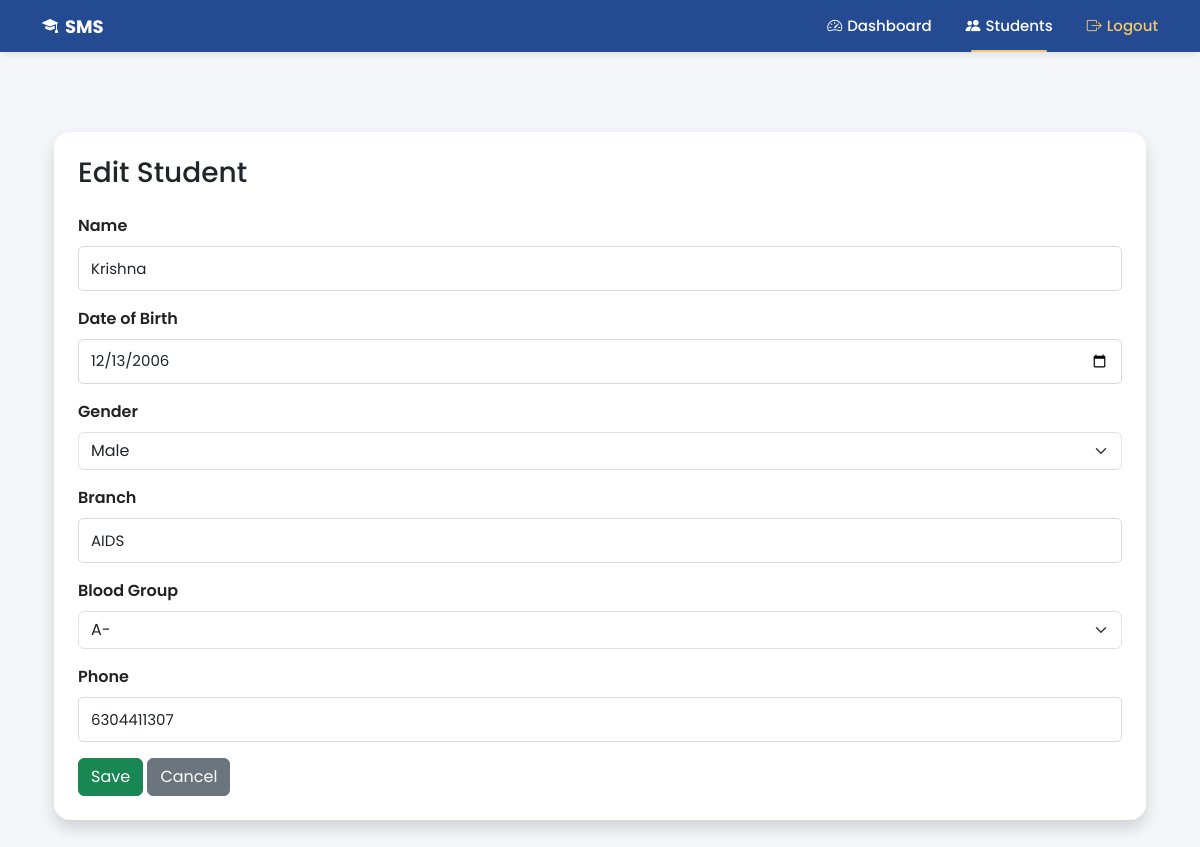
The app's page /edit/1/, older data.
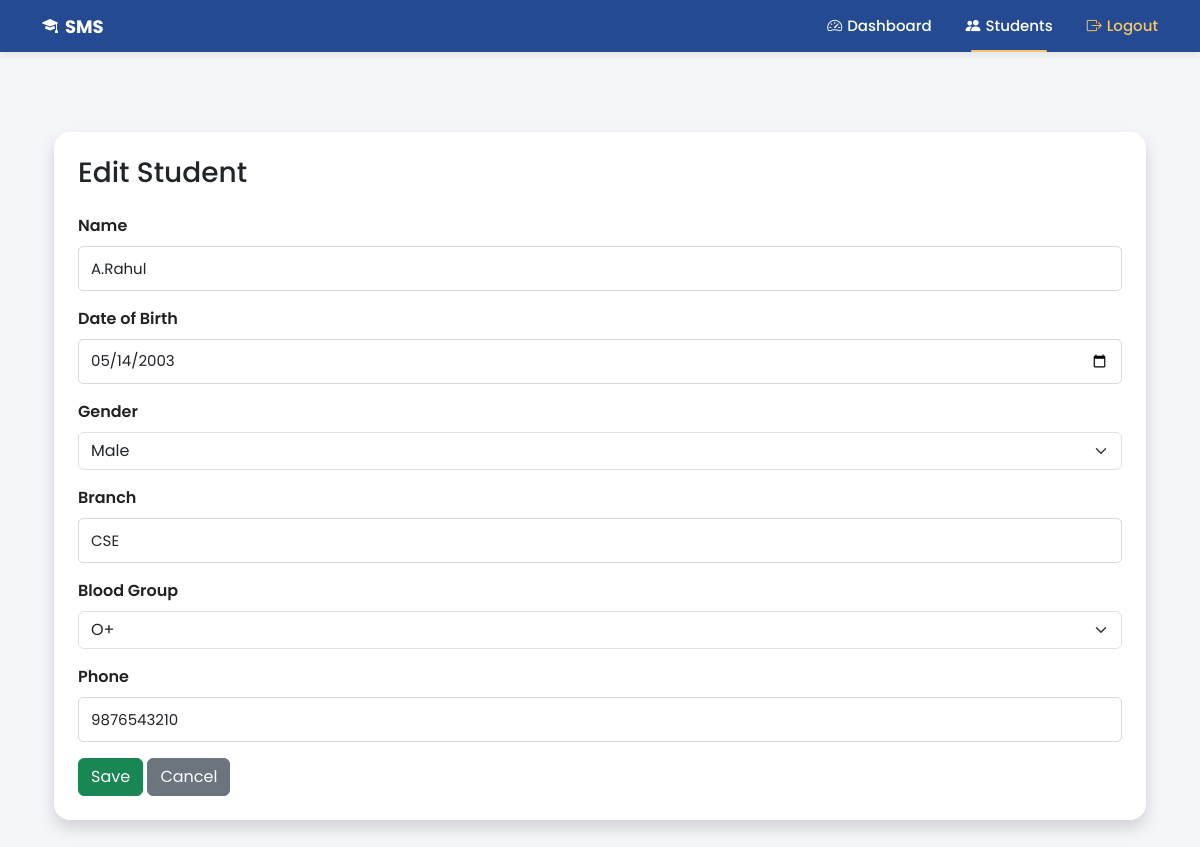
The same page, newer data.
### students_app/models.py (models this page shows, shortened)
class Student(models.Model):
    GENDER_CHOICES = [
        ('Male', 'Male'),
        ('Female', 'Female'),
    ]
    BLOOD_GROUP_CHOICES = [
        ('A+', 'A+'),
        ('A-', 'A-'),
        ('B+', 'B+'),
        ('B-', 'B-'),
        ('AB+', 'AB+'),
        ('AB-', 'AB-'),
        ('O+', 'O+'),
        ('O-', 'O-'),
    ]
    name = models.CharField(max_length=100)
    dob = models.DateField(null=True, blank=True)
    gender = models.CharField(max_length=10, choices=GENDER_CHOICES)
    branch = models.CharField(max_length=100)
    blood_group = models.CharField(max_length=5, choices=BLOOD_GROUP_CHOICES)
    phone = models.CharField(max_length=10)

### students_app/views.py (the view)
# urls.py: path('edit/<int:pk>/', views.edit_student, name='edit_student'),
def edit_student(request, pk):
    student = get_object_or_404(Student, pk=pk)
    if request.method == 'POST':
        form = StudentForm(request.POST, instance=student)
        if form.is_valid():
            form.save()
            return redirect('students_app:student_list')
    else:
        form = StudentForm(instance=student)
    return render(request, 'students_app/student_form.html', {'form': form, 'title': 'Edit Student'})

### students_app/forms.py (shortened to what this page needs)
class StudentForm(forms.ModelForm):
    class Meta:
        model = Student
        fields = ['name', 'dob', 'gender', 'branch', 'blood_group', 'phone']
        widgets = {
            'name': forms.TextInput(attrs={
                'class': 'form-control',
                'placeholder': 'Enter full name'
            }),
            'dob': forms.DateInput(attrs={
                'class': 'form-control',
                'type': 'date'
            }),
            'gender': forms.Select(attrs={
                'class': 'form-select'
            }),
            'branch': forms.TextInput(attrs={
                'class': 'form-control',
                'placeholder': 'Enter branch'
            }),
            'blood_group': forms.Select(attrs={
                'class': 'form-select'
            }),
            'phone': forms.TextInput(attrs={
                'class': 'form-control',
                'placeholder': 'Enter 10-digit phone number',
                'maxlength': '10'
            }),
        }

### students_app/templates/students_app/student_form.html (shortened to what this page needs)
{% extends 'students_app/base.html' %}
{% block content %}
<div class="container mt-5">
    <div class="card shadow p-4 rounded-4">
        <h3 class="mb-4">{{ title }}</h3>
        <form method="post">
            <div class="mb-3">
                <label class="form-label">Name</label>
                {{ form.name }}
            </div>
            <div class="mb-3">
                <label class="form-label">Date of Birth</label>
                {{ form.dob }}
            </div>
            <div class="mb-3">
                <label class="form-label">Gender</label>
                {{ form.gender }}
            </div>
            <div class="mb-3">
                <label class="form-label">Branch</label>
                {{ form.branch }}
            </div>
            <div class="mb-3">
                <label class="form-label">Blood Group</label>
                {{ form.blood_group }}
            </div>
            <div class="mb-3">
                <label class="form-label">Phone</label>
                {{ form.phone }}
            </div>
            <button type="submit" class="btn btn-success">Save</button>
            <a href="{% url 'students_app:student_list' %}" class="btn btn-secondary">Cancel</a>
        </form>
    </div>
</div>
{% endblock %}

Row changes from the older to the newer data that the page shows:
changed Student "Male": name "Krishna" → "A.Rahul"; dob "12/13/2006" → "05/14/2003"; branch "AIDS" → "CSE"; blood_group "A-" → "O+"; phone "6304411307" → "9876543210"
